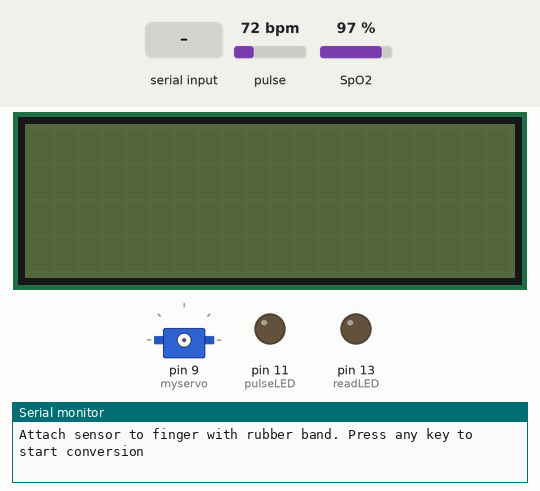
Recording of a sketch running on a simulated Arduino Uno, built with avr-gcc and run on an emulated ATmega328P. Shown: servo, 20×4 character LCD, output pins drawn as LEDs (lit = HIGH), the last lines printed to the serial monitor. Dashed ring = blinking. The test bench sets the inputs (shaded band); at power-on: pulse 72 bpm, SpO2 97 %.

Above: at 0.9 s.
1.0 s: "1" received over Serial
At 2.3 s:
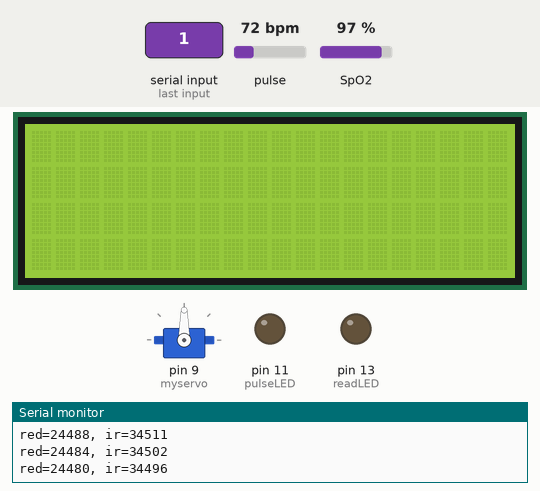
At 6.3 s:
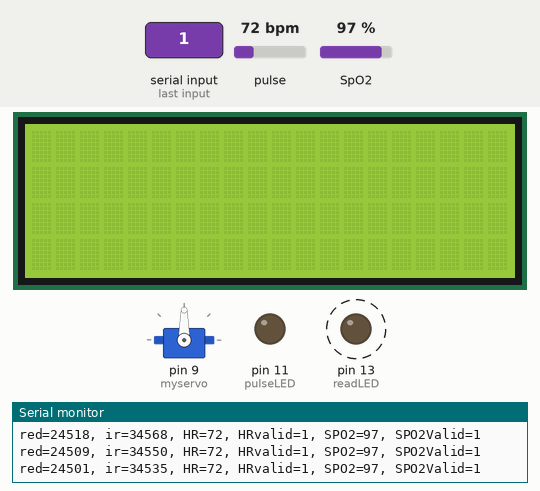
Timing chart, 0 to 11.5 s (numbered marks = the images above; inputs shaded):
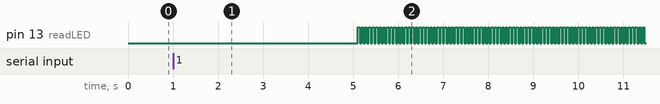

The sketch:

Avra_Max.ino
```cpp
#include <Servo.h>
#include <DHT.h>;
#include <LiquidCrystal_I2C.h>
#include <Wire.h>
#include <OneWire.h>
#include <DallasTemperature.h>
#include "MAX30105.h"
#include "spo2_algorithm.h"

MAX30105 particleSensor;

#define MAX_BRIGHTNESS 255

#if defined(__AVR_ATmega328P__) || defined(__AVR_ATmega168__)

uint16_t irBuffer[100];
uint16_t redBuffer[100];
#else
uint32_t irBuffer[100];
uint32_t redBuffer[100];
#endif

int32_t bufferLength;
int32_t spo2;
int8_t validSPO2;
int32_t heartRate;
int8_t validHeartRate;

byte pulseLED = 11;
byte readLED = 13;


LiquidCrystal_I2C lcd(0x27,16,2);

#define ONE_WIRE_BUS 2
#define DHTPIN 7
#define DHTTYPE DHT11
DHT dht(DHTPIN, DHTTYPE);

int h;
int t;
int p;

Servo myservo;
int pos = 0;
int sen = A0;
float val;
float ven;

OneWire oneWire(ONE_WIRE_BUS);

DallasTemperature sensors(&oneWire);

int C = 0;
float F = 0;


void setup()
{
  Serial.begin(115200);
  pinMode(pulseLED, OUTPUT);
  pinMode(readLED, OUTPUT);
    if (!particleSensor.begin(Wire, I2C_SPEED_FAST))
  {
    Serial.println(F("MAX30105 was not found. Please check wiring/power."));
    while (1);
  }

  Serial.println(F("Attach sensor to finger with rubber band. Press any key to start conversion"));
  while (Serial.available() == 0) ;
  Serial.read();

  byte ledBrightness = 60;
  byte sampleAverage = 4;
  byte ledMode = 2;
  byte sampleRate = 100;
  int pulseWidth = 411;
  int adcRange = 4096;

  particleSensor.setup(ledBrightness, sampleAverage, ledMode, sampleRate, pulseWidth, adcRange); //Configure sensor with these settings

myservo.attach(9);
  dht.begin();
  lcd.begin(20,4,LCD_5x8DOTS);
  lcd.backlight();
  }


void loop(){
  bufferLength = 100;

  for (byte i = 0 ; i < bufferLength ; i++)
  {
    while (particleSensor.available() == false)
      particleSensor.check();

    redBuffer[i] = particleSensor.getRed();
    irBuffer[i] = particleSensor.getIR();
    particleSensor.nextSample();

    Serial.print(F("red="));
    Serial.print(redBuffer[i], DEC);
    Serial.print(F(", ir="));
    Serial.println(irBuffer[i], DEC);
  }


  maxim_heart_rate_and_oxygen_saturation(irBuffer, bufferLength, redBuffer, &spo2, &validSPO2, &heartRate, &validHeartRate);

  while (1)
  {
    for (byte i = 25; i < 100; i++)
    {
      redBuffer[i - 25] = redBuffer[i];
      irBuffer[i - 25] = irBuffer[i];
    }
    for (byte i = 75; i < 100; i++)
    {
      while (particleSensor.available() == false)
        particleSensor.check();

      digitalWrite(readLED, !digitalRead(readLED));

      redBuffer[i] = particleSensor.getRed();
      irBuffer[i] = particleSensor.getIR();
      particleSensor.nextSample();

      Serial.print(F("red="));
      Serial.print(redBuffer[i], DEC);
      Serial.print(F(", ir="));
      Serial.print(irBuffer[i], DEC);

      Serial.print(F(", HR="));
      Serial.print(heartRate, DEC);

      Serial.print(F(", HRvalid="));
      Serial.print(validHeartRate, DEC);

      Serial.print(F(", SPO2="));
      Serial.print(spo2, DEC);

      Serial.print(F(", SPO2Valid="));
      Serial.println(validSPO2, DEC);
    }

   maxim_heart_rate_and_oxygen_saturation(irBuffer, bufferLength, redBuffer, &spo2, &validSPO2, &heartRate, &validHeartRate);
  }
   {
    val = analogRead(sen);
    Serial.println(val);
    Serial.println(t);
    Serial.println(h);

    if (val>0 && val<=250)
  {
      for (pos = 0; pos <= 120; pos += 1)
    {
      myservo.write(pos);
      delay(20);
    }
      for (pos = 120; pos >= 0; pos -= 1)
    {
      myservo.write(pos);
      delay(8);
    }
  }
      else if (val>250 && val<=500)
  {
      for (pos = 0; pos <= 120; pos += 1)
    {
      myservo.write(pos);
      delay(18);
    }
      for (pos = 120; pos >= 0; pos -= 1)
    {
      myservo.write(pos);
      delay(8);
    }
  }
        else if (val>500 && val<=700)
  {
      for (pos = 0; pos <= 120; pos += 1)
    {
      myservo.write(pos);
      delay(16);
    }
      for (pos = 120; pos >= 0; pos -= 1)
    {
      myservo.write(pos);
      delay(8);
    }
  }
        else if (val>700 && val<=900)
  {
      for (pos = 0; pos <= 120; pos += 1)
    {
      myservo.write(pos);
      delay(14);
    }
      for (pos = 120; pos >= 0; pos -= 1)
    {
      myservo.write(pos);
      delay(8);
    }
  }
          else if (val>700 && val<=900)
  {
      for (pos = 0; pos <= 120; pos += 1)
    {
      myservo.write(pos);
      delay(12);
    }
      for (pos = 120; pos >= 0; pos -= 1)
    {
      myservo.write(pos);
      delay(8);
    }
  }
          else if (val>900)
  {
      for (pos = 0; pos <= 120; pos += 1)
    {
      myservo.write(pos);
      delay(10);
    }
      for (pos = 120; pos >= 0; pos -= 1)
    {
      myservo.write(pos);
      delay(8);
    }
  }
  sensors.requestTemperatures();

  C = sensors.getTempCByIndex(0);
  F = sensors.toFahrenheit(C);
  ven = (val/1000)*100;

  Serial.print(C);
  Serial.print(" C  ");
  Serial.print(F);
  Serial.println(" F");

    h = dht.readHumidity();
    //t = dht.readTemperature();

    lcd.setCursor(0,0);
    lcd.println("SMART HEALTH MONITOR");
    //lcd.setCursor(0, 1);
    //lcd.print("TEMP:");
    //lcd.print(t);
    //lcd.print("C");

    lcd.setCursor(0,1);
    lcd.print("HUMI:");
    lcd.print(h);
    lcd.print("%");

    lcd.setCursor(9,1);
    lcd.print("VEN:");
    lcd.print(ven);
     lcd.print("% ");
    lcd.setCursor(0,2);
    lcd.print("TEMP:");
    lcd.print(C);
    lcd.print("C & ");
    lcd.print(F);
    lcd.print("F");
          if(validSPO2==1)
          {
        lcd.setCursor(0,3);
        lcd.print("SPO2:");
        lcd.print(spo2,DEC);
        lcd.print("%");
          }

          if (validHeartRate==1)
          {
        lcd.setCursor(12,3);
        lcd.print("HR");
        lcd.print(heartRate,DEC);
          }
}
}
```

Measured:
- after the input at 1.0 s, pin 13 (readLED): alternates HIGH for 0.04 s and LOW for 0.04 s, starting after 4.1 s
